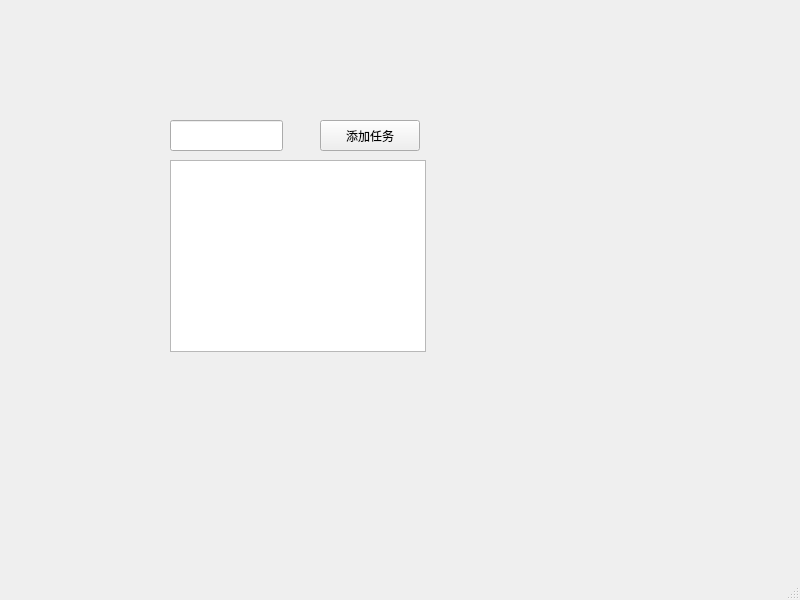
<?xml version="1.0" encoding="UTF-8"?>
<ui version="4.0">
 <class>MainWindow</class>
 <widget class="QMainWindow" name="MainWindow">
  <property name="geometry">
   <rect>
    <x>0</x>
    <y>0</y>
    <width>800</width>
    <height>600</height>
   </rect>
  </property>
  <property name="windowTitle">
   <string>MainWindow</string>
  </property>
  <widget class="QWidget" name="centralwidget">
   <widget class="QLineEdit" name="inputEdit">
    <property name="geometry">
     <rect>
      <x>170</x>
      <y>120</y>
      <width>113</width>
      <height>31</height>
     </rect>
    </property>
   </widget>
   <widget class="QPushButton" name="addButton">
    <property name="geometry">
     <rect>
      <x>320</x>
      <y>120</y>
      <width>100</width>
      <height>31</height>
     </rect>
    </property>
    <property name="text">
     <string>添加任务</string>
    </property>
   </widget>
   <widget class="QListWidget" name="taskListWidget">
    <property name="geometry">
     <rect>
      <x>170</x>
      <y>160</y>
      <width>256</width>
      <height>192</height>
     </rect>
    </property>
   </widget>
  </widget>
  <widget class="QMenuBar" name="menubar">
   <property name="geometry">
    <rect>
     <x>0</x>
     <y>0</y>
     <width>800</width>
     <height>33</height>
    </rect>
   </property>
  </widget>
  <widget class="QStatusBar" name="statusbar"/>
 </widget>
 <resources/>
 <connections/>
</ui>
